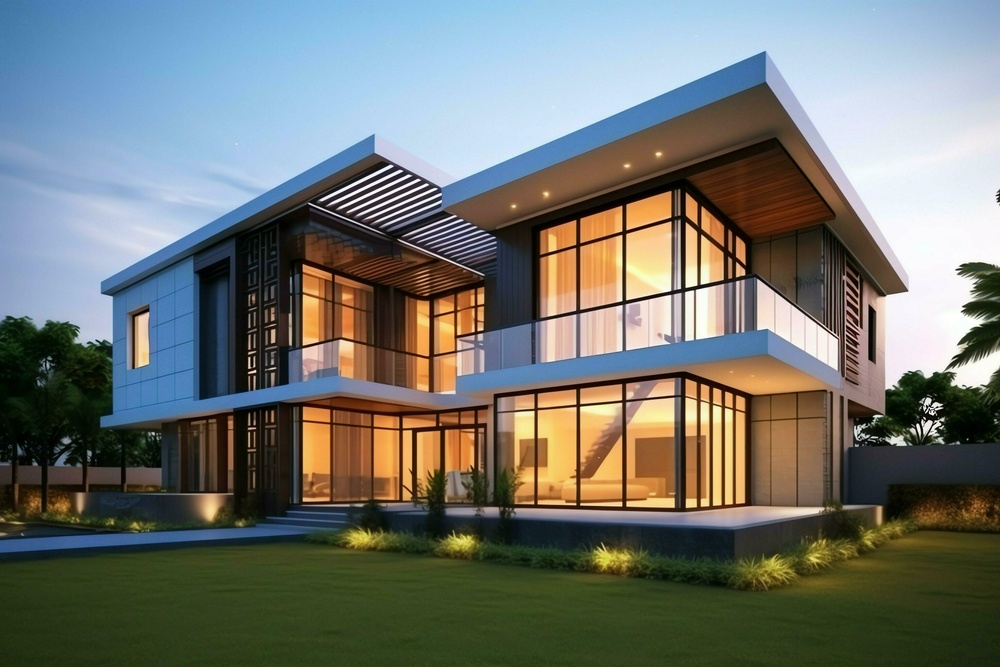
#> input picture RealtyAI/images/house.jpg, 1000 x 667 px, shrunk from 2940 x 1960 before the run
$ python property_classification.py
#> lines starting #> are read from the running program, lines starting #| are printed output that depends on the picture
import cv2
import numpy as np
from sklearn.svm import SVC

# Dummy training data (feature-based)
X_train = [[100], [150], [200]]   # image brightness
y_train = ["New", "Average", "Old"]

model = SVC()

model.fit(X_train, y_train)

# Test image
img = cv2.imread("images/house.jpg", 0)
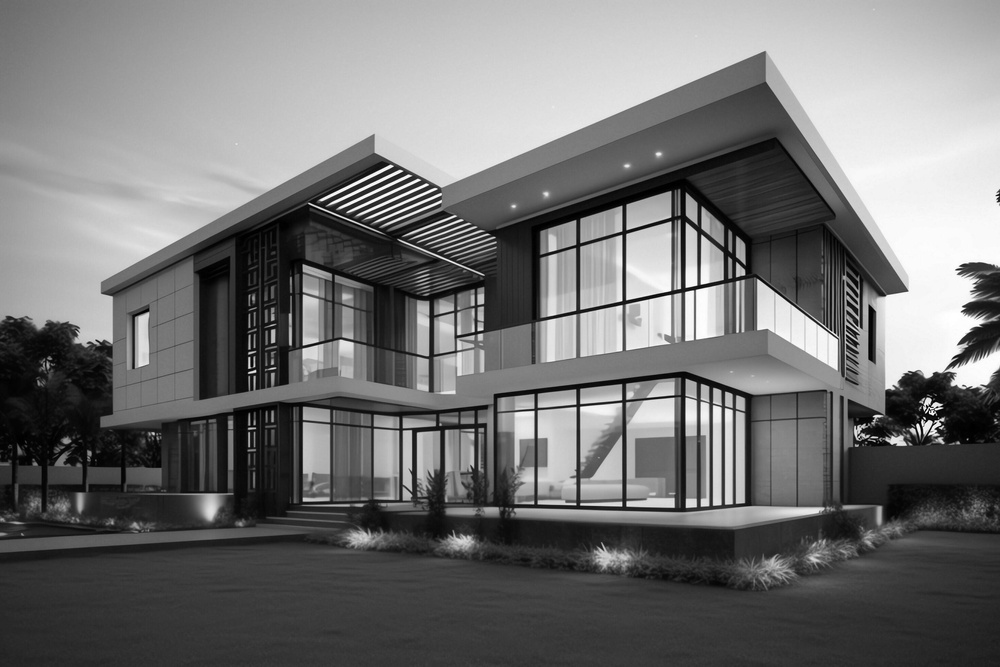
#> img: shape (667, 1000); min 0, max 255, mean 115.3

brightness = int(np.mean(img))
#> brightness = 115

prediction = model.predict([[brightness]])

print("Property Condition:", prediction[0])
#| Property Condition: New
